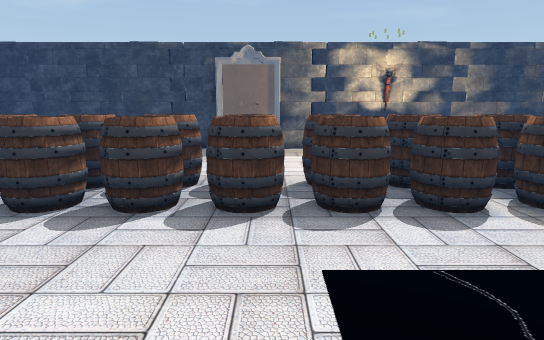
[1] (above)

19 first-person views from a walk through a scene from a Unity 3-D project. The camera is 1.2 m above the floor, tilts 10° down and sees 75° across. The floor is counted in squares, 1 m on a side. Each view is taken from the middle of a square. On the plan, view 1 faces up. The plan holds only what a view shows up to about 14 squares ahead; the rest is blank. The place goes on beyond the plan.

[2]
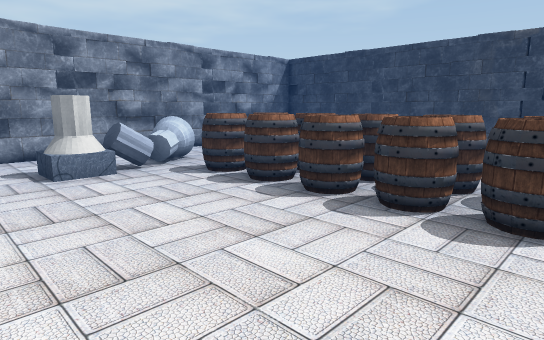

[3]
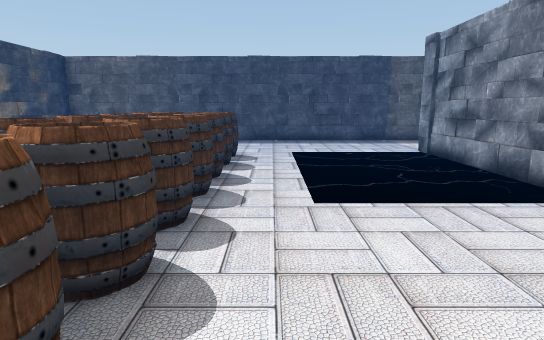

[4]
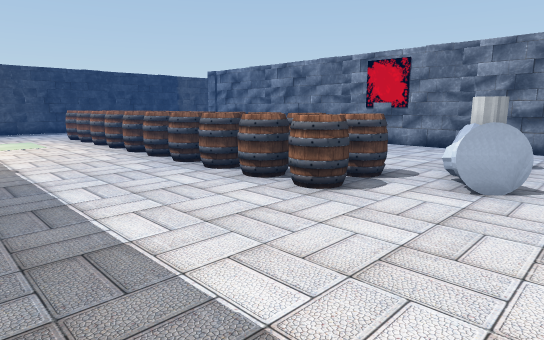

[5]
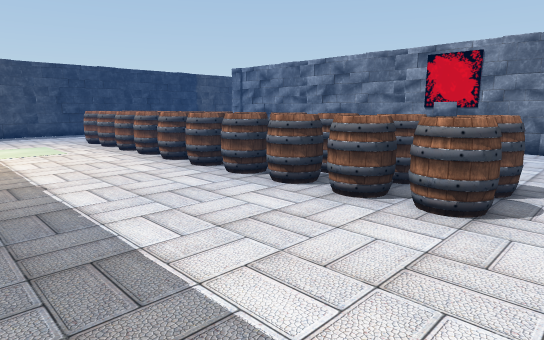

[6]
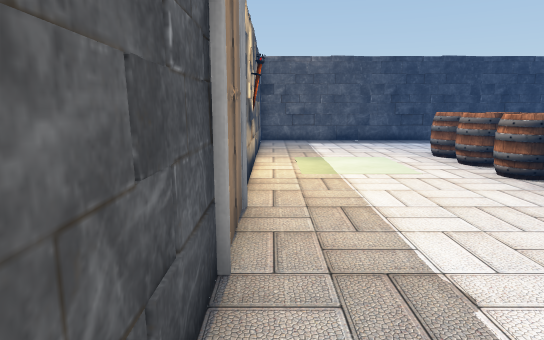

[7]
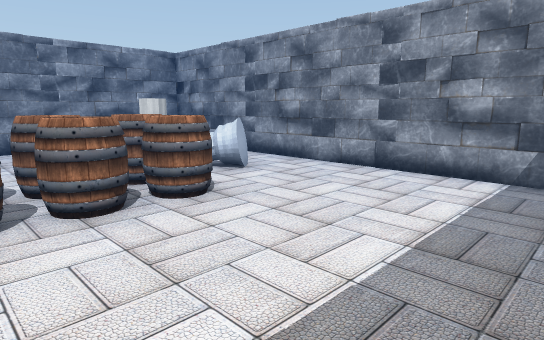

[8]
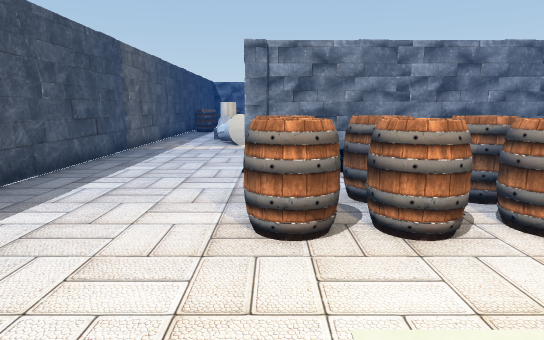

[9]
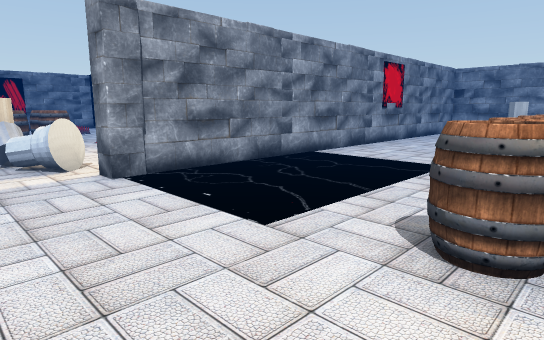

[10]
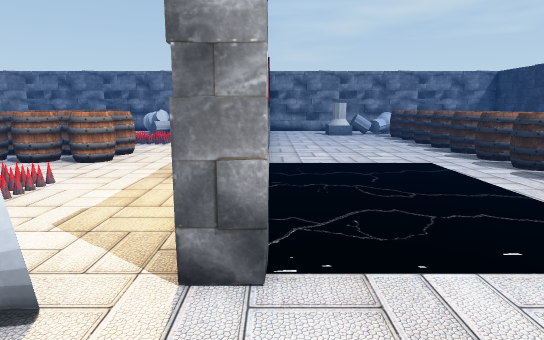

[11]
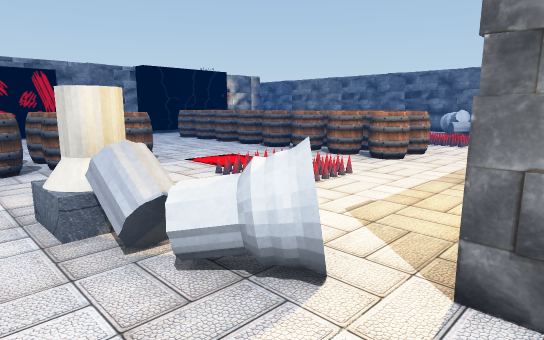

[12]
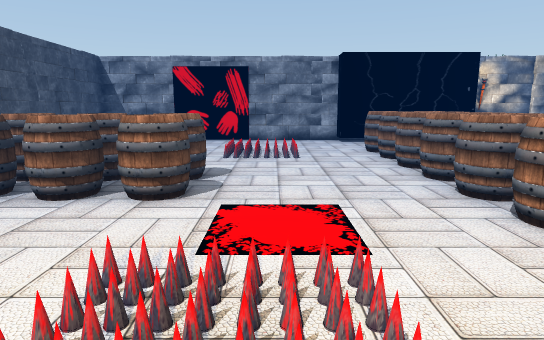

[13]
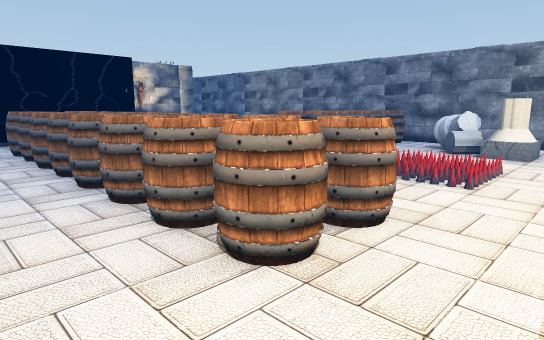

[14]
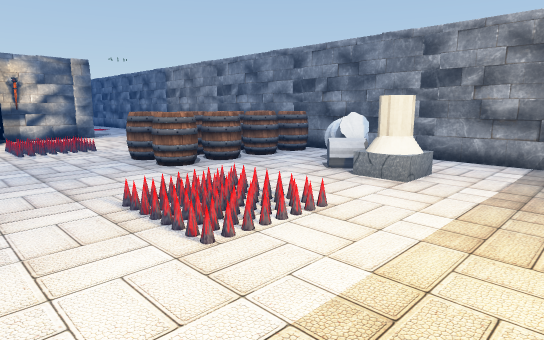

[15]
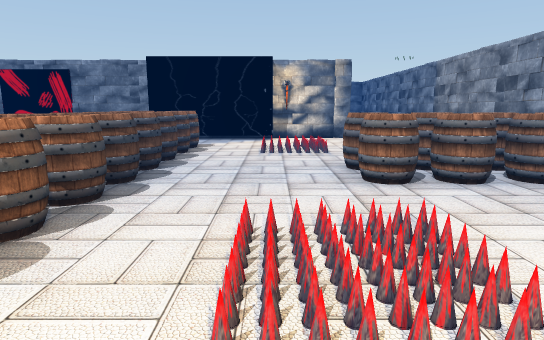

[16]
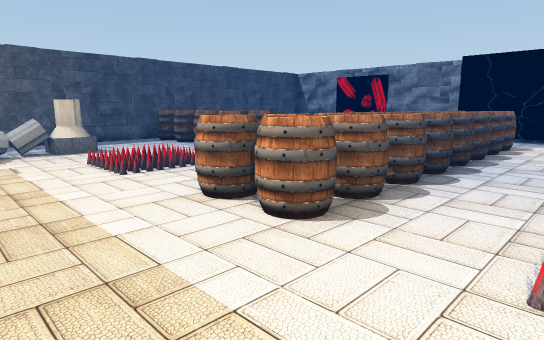

[17]
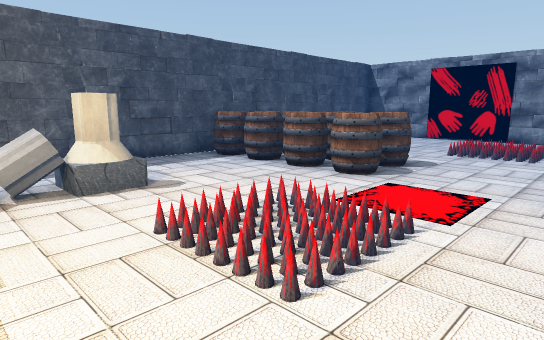

[18]
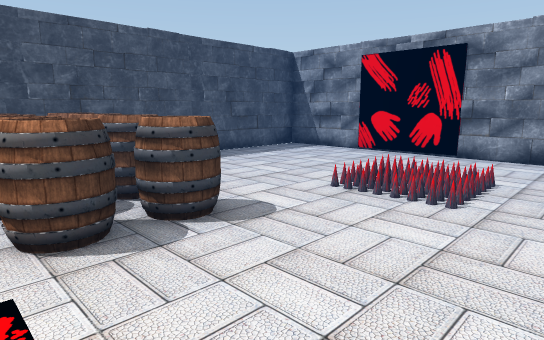

[19]
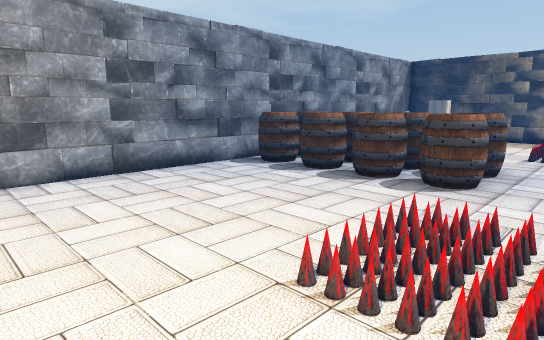

### Floor plan
Ten units are one square. View 1 is at (0, 0); x grows to the right and y downward. Boxes are objects, and circles mark ways between rooms. Rooms are numbered by the first view taken in them; rooms with no view inside come last. Other rooms are left out.
<svg viewBox="-110 -110 207 287">
<path fill="none" stroke="#000" d="M-8 -105 -16 -103M92 5 92 -104 -105 -105 -105 11 52 11M-41 164 6 164M6 172 92 172 92 5M-59 15 -98 15M-65 172 -40 172M-105 23 -105 156"/>
<rect x="-95" y="-45" width="20" height="30" fill="#bbb"><title>other object</title></rect>
<rect x="-75" y="-45" width="10" height="10" fill="#bbb"><title>barrel</title></rect>
<rect x="-75" y="-65" width="10" height="20" fill="#bbb"><title>barrel</title></rect>
<rect x="-65" y="-45" width="10" height="10" fill="#bbb"><title>barrel</title></rect>
<rect x="-65" y="-65" width="20" height="20" fill="#bbb"><title>barrel</title></rect>
<rect x="-55" y="-45" width="20" height="10" fill="#bbb"><title>barrel</title></rect>
<rect x="-45" y="-65" width="10" height="20" fill="#bbb"><title>barrel</title></rect>
<rect x="-35" y="-55" width="20" height="20" fill="#bbb"><title>barrel</title></rect>
<rect x="-35" y="-65" width="10" height="10" fill="#bbb"><title>barrel</title></rect>
<rect x="-25" y="-65" width="10" height="20" fill="#bbb"><title>barrel</title></rect>
<rect x="-15" y="-45" width="20" height="10" fill="#bbb"><title>barrel</title></rect>
<rect x="-15" y="-65" width="20" height="20" fill="#bbb"><title>barrel</title></rect>
<rect x="5" y="-45" width="10" height="10" fill="#bbb"><title>barrel</title></rect>
<rect x="5" y="-65" width="10" height="20" fill="#bbb"><title>barrel</title></rect>
<rect x="15" y="-45" width="20" height="10" fill="#bbb"><title>barrel</title></rect>
<rect x="15" y="-65" width="10" height="20" fill="#bbb"><title>barrel</title></rect>
<rect x="25" y="-65" width="20" height="20" fill="#bbb"><title>barrel</title></rect>
<rect x="35" y="-55" width="20" height="20" fill="#bbb"><title>barrel</title></rect>
<rect x="45" y="-65" width="10" height="10" fill="#bbb"><title>barrel</title></rect>
<rect x="-105" y="95" width="10" height="10" fill="#bbb"><title>barrel</title></rect>
<rect x="-105" y="85" width="10" height="10" fill="#bbb"><title>barrel</title></rect>
<rect x="-95" y="95" width="10" height="10" fill="#bbb"><title>barrel</title></rect>
<rect x="-95" y="85" width="10" height="10" fill="#bbb"><title>barrel</title></rect>
<rect x="-95" y="45" width="20" height="30" fill="#bbb"><title>other object</title></rect>
<rect x="-85" y="95" width="20" height="10" fill="#bbb"><title>barrel</title></rect>
<rect x="-85" y="85" width="20" height="10" fill="#bbb"><title>barrel</title></rect>
<rect x="-65" y="95" width="10" height="10" fill="#bbb"><title>barrel</title></rect>
<rect x="-65" y="85" width="10" height="10" fill="#bbb"><title>barrel</title></rect>
<rect x="-55" y="135" width="10" height="10" fill="#bbb"><title>other object</title></rect>
<rect x="-55" y="125" width="10" height="10" fill="#bbb"><title>other object</title></rect>
<rect x="-55" y="55" width="10" height="10" fill="#bbb"><title>other object</title></rect>
<rect x="-55" y="45" width="10" height="10" fill="#bbb"><title>other object</title></rect>
<rect x="-45" y="135" width="10" height="10" fill="#bbb"><title>other object</title></rect>
<rect x="-45" y="125" width="10" height="10" fill="#bbb"><title>other object</title></rect>
<rect x="-45" y="55" width="10" height="10" fill="#bbb"><title>other object</title></rect>
<rect x="-45" y="45" width="10" height="10" fill="#bbb"><title>other object</title></rect>
<rect x="-25" y="135" width="20" height="10" fill="#bbb"><title>barrel</title></rect>
<rect x="-25" y="125" width="20" height="10" fill="#bbb"><title>barrel</title></rect>
<rect x="-25" y="105" width="20" height="20" fill="#bbb"><title>barrel</title></rect>
<rect x="-25" y="95" width="20" height="10" fill="#bbb"><title>barrel</title></rect>
<rect x="-25" y="85" width="20" height="10" fill="#bbb"><title>barrel</title></rect>
<rect x="-25" y="75" width="20" height="10" fill="#bbb"><title>barrel</title></rect>
<rect x="-25" y="55" width="20" height="20" fill="#bbb"><title>barrel</title></rect>
<rect x="-25" y="45" width="20" height="20" fill="#bbb"><title>barrel</title></rect>
<rect x="-5" y="135" width="10" height="10" fill="#bbb"><title>barrel</title></rect>
<rect x="-5" y="125" width="10" height="10" fill="#bbb"><title>barrel</title></rect>
<rect x="-5" y="105" width="10" height="20" fill="#bbb"><title>barrel</title></rect>
<rect x="-5" y="95" width="10" height="10" fill="#bbb"><title>barrel</title></rect>
<rect x="-5" y="85" width="10" height="10" fill="#bbb"><title>barrel</title></rect>
<rect x="-5" y="75" width="10" height="10" fill="#bbb"><title>barrel</title></rect>
<rect x="-5" y="65" width="10" height="10" fill="#bbb"><title>barrel</title></rect>
<rect x="-5" y="45" width="10" height="20" fill="#bbb"><title>barrel</title></rect>
<rect x="25" y="135" width="10" height="10" fill="#bbb"><title>other object</title></rect>
<rect x="25" y="125" width="10" height="10" fill="#bbb"><title>other object</title></rect>
<rect x="25" y="55" width="10" height="10" fill="#bbb"><title>other object</title></rect>
<rect x="25" y="45" width="10" height="10" fill="#bbb"><title>other object</title></rect>
<rect x="35" y="135" width="10" height="10" fill="#bbb"><title>other object</title></rect>
<rect x="35" y="125" width="10" height="10" fill="#bbb"><title>other object</title></rect>
<rect x="35" y="95" width="10" height="10" fill="#bbb"><title>barrel</title></rect>
<rect x="35" y="85" width="10" height="10" fill="#bbb"><title>barrel</title></rect>
<rect x="35" y="55" width="10" height="10" fill="#bbb"><title>other object</title></rect>
<rect x="35" y="45" width="10" height="10" fill="#bbb"><title>other object</title></rect>
<rect x="45" y="95" width="20" height="10" fill="#bbb"><title>barrel</title></rect>
<rect x="45" y="85" width="20" height="10" fill="#bbb"><title>barrel</title></rect>
<rect x="55" y="15" width="20" height="40" fill="#bbb"><title>other object</title></rect>
<rect x="55" y="5" width="10" height="10" fill="#bbb"><title>pillar</title></rect>
<rect x="65" y="95" width="10" height="10" fill="#bbb"><title>barrel</title></rect>
<rect x="65" y="85" width="10" height="10" fill="#bbb"><title>barrel</title></rect>
<rect x="75" y="95" width="10" height="10" fill="#bbb"><title>other object</title></rect>
<rect x="75" y="85" width="10" height="10" fill="#bbb"><title>barrel</title></rect>
<circle cx="70" cy="0" r="3" fill="#2a7"/>
<text x="-10" y="-50">1</text>
<text x="-10" y="90">2</text>
</svg>
Room 1 opens to room 2.

Where each view was taken, in squares from view 1:
view 1: 0 up, 0 right, facing up
view 2: 0 up, 1 left, facing up-left
view 3: 3 up, 4 left, facing right
view 4: 10 up, 10 left, facing down-right
view 5: 10 up, 8 left, facing down-right
view 6: 10 up, 4 left, facing right
view 7: 10 up, 4 left, facing down-left
view 8: 9 up, 5 right, facing down
view 9: 5 up, 8 right, facing down-left
view 10: 1 down, 8 right, facing left
view 11: 1 down, 8 right, facing down-left
view 12: 4 down, 3 right, facing down
view 13: 3 down, 2 right, facing down-left
view 14: 2 down, 2 left, facing down-left
view 15: 3 down, 4 left, facing down
view 16: 2 down, 4 left, facing down-right
view 17: 3 down, 1 right, facing down-right
view 18: 8 down, 1 right, facing down-right
view 19: 16 down, 4 left, facing up-left
